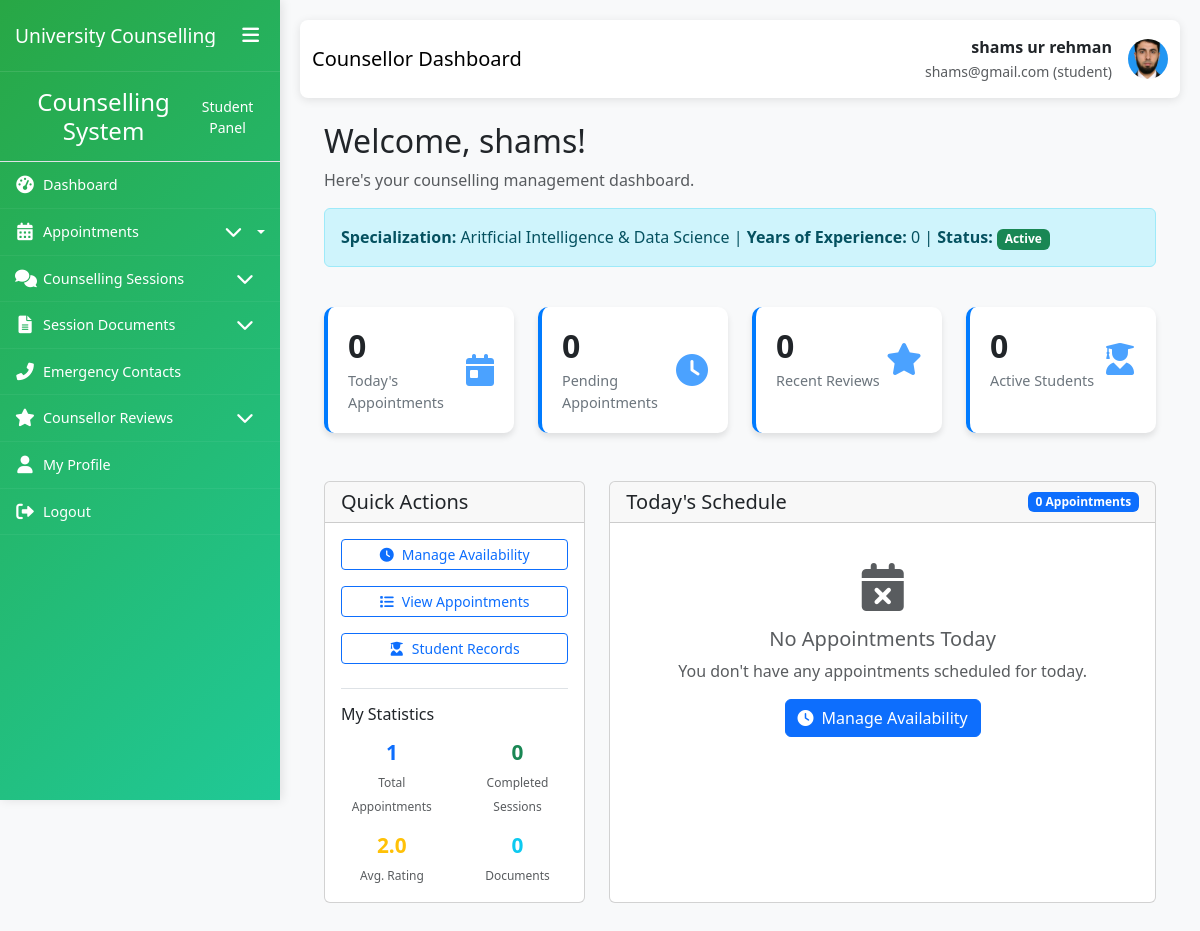
The page /counsellor/dashboard/ (signed in) on the database its author committed.
### My_App/models.py (models this page shows, shortened)
class CustomUser(AbstractUser):
    ROLE_CHOICES = (
        ('student', 'Student'),
        ('counsellor', 'Counsellor'),
        ('admin', 'Administrator'),
    )
    role = models.CharField(max_length=20, choices=ROLE_CHOICES, default='student')
    phone_number = models.CharField(max_length=15, blank=True, null=True)
    date_of_birth = models.DateField(blank=True, null=True)
    profile_picture = models.ImageField(upload_to='profile_pics/', blank=True, null=True)
    created_at = models.DateTimeField(auto_now_add=True)
    updated_at = models.DateTimeField(auto_now=True)
    class Meta:
        permissions = [
            ("can_access_admin_panel", "Can access admin panel"),
            ("can_manage_users", "Can manage users"),
            ("can_manage_appointments", "Can manage appointments"),
            ("can_view_reports", "Can view reports"),
            ("can_manage_counsellors", "Can manage counsellors"),
        ]
    def is_counsellor(self):
        return self.role == 'counsellor'

class Counsellor(models.Model):
    user = models.OneToOneField(CustomUser, on_delete=models.CASCADE, primary_key=True)
    specialization = models.CharField(max_length=100)
    license_number = models.CharField(max_length=50, unique=True)
    experience_years = models.IntegerField(default=0)
    qualifications = models.TextField()
    bio = models.TextField(blank=True, null=True)
    AREA_OF_EXPERTISE_CHOICES = (
        ('academic', 'Academic Counselling'),
        ('career', 'Career Counselling'),
        ('personal', 'Personal Counselling'),
        ('mental_health', 'Mental Health'),
        ('crisis', 'Crisis Intervention'),
    )
    area_of_expertise = models.CharField(max_length=50, choices=AREA_OF_EXPERTISE_CHOICES)
    is_available = models.BooleanField(default=True)
    max_students = models.IntegerField(default=20)
    class Meta:
        permissions = [
            ("can_view_student_records", "Can view student records"),
            ("can_manage_schedule", "Can manage schedule"),
            ("can_write_session_notes", "Can write session notes"),
            ("can_view_all_appointments", "Can view all appointments"),
            ("can_manage_own_availability", "Can manage own availability"),
        ]

### My_App/views.py (the view)
# urls.py: path('counsellor/dashboard/', views.counsellor_dashboard, name='counsellor_dashboard'),
@login_required
def counsellor_dashboard(request):
    if not hasattr(request.user, 'counsellor'):
        messages.error(request, 'Access denied. Counsellor account required.')
        return redirect('login')
    counsellor = request.user.counsellor
    today = timezone.now().date()
    today_appointments = Appointment.objects.filter(
        counsellor=counsellor,
        appointment_date__date=today
    ).count()
    pending_appointments = Appointment.objects.filter(
        counsellor=counsellor,
        status='pending'
    ).count()
    recent_reviews = CounsellorReview.objects.filter(
        counsellor=counsellor,
        created_at__gte=timezone.now() - timedelta(days=30)
    ).count()
    active_students = Student.objects.filter(
        appointment__counsellor=counsellor,
        appointment__appointment_date__gte=timezone.now() - timedelta(days=30)
    ).distinct().count()
    total_appointments = Appointment.objects.filter(counsellor=counsellor).count()
    completed_sessions = CounsellingSession.objects.filter(
        appointment__counsellor=counsellor,
        appointment__status='completed'
    ).count()
    reviews = CounsellorReview.objects.filter(counsellor=counsellor)
    average_rating = reviews.aggregate(Avg('rating'))['rating__avg'] or 0.0
    documents_count = SessionDocument.objects.filter(
        session__appointment__counsellor=counsellor
    ).count()
    today_appointments_list = Appointment.objects.filter(
        counsellor=counsellor,
        appointment_date__date=today
    ).select_related('student__user').order_by('appointment_date')[:5]
    context = {
        'counsellor': counsellor,
        'today_appointments': today_appointments,
        'pending_appointments': pending_appointments,
        'recent_reviews': recent_reviews,
        'active_students': active_students,
        'total_appointments': total_appointments,
        'completed_sessions': completed_sessions,
        'average_rating': round(average_rating, 1),
        'documents_count': documents_count,
        'today_appointments_list': today_appointments_list,
    }
    return render(request, 'My_Consuller/counsellor_dashboard.html', context)

### templates/My_Consuller/counsellor_dashboard.html (shortened to what this page needs)
{% extends 'My_Consuller/base1.html' %}
{% block page_title %}Counsellor Dashboard{% endblock %}
{% block content %}
<div class="container-fluid mt-4">
    <div class="row">
        <div class="col-12">
            <h2>Welcome, {{ user.first_name|default:user.username }}!</h2>
            <p class="text-muted">Here's your counselling management dashboard.</p>
            {% if counsellor %}
            <div class="alert alert-info">
                <strong>Specialization:</strong> {{ counsellor.specialization|default:"Not Set" }} |
                <strong>Years of Experience:</strong> {{ counsellor.years_of_experience|default:"0" }} |
                <strong>Status:</strong> <span class="badge bg-success">Active</span>
            </div>
            {% else %}
            <div class="alert alert-warning">
                <i class="fas fa-exclamation-triangle me-2"></i>
                Your counsellor profile is being set up. Some features may be limited.
            </div>
            {% endif %}
        </div>
    </div>
    <div class="row mt-4">
        <div class="col-xl-3 col-md-6 mb-4">
            <div class="stat-card h-100">
                <div class="d-flex justify-content-between align-items-center">
                    <div>
                        <h3>{{ today_appointments|default:0 }}</h3>
                        <p class="mb-0">Today's Appointments</p>
                    </div>
                    <i class="fas fa-calendar-day"></i>
                </div>
            </div>
        </div>
        <div class="col-xl-3 col-md-6 mb-4">
            <div class="stat-card h-100">
                <div class="d-flex justify-content-between align-items-center">
                    <div>
                        <h3>{{ pending_appointments|default:0 }}</h3>
                        <p class="mb-0">Pending Appointments</p>
                    </div>
                    <i class="fas fa-clock"></i>
                </div>
            </div>
        </div>
        <div class="col-xl-3 col-md-6 mb-4">
            <div class="stat-card h-100">
                <div class="d-flex justify-content-between align-items-center">
                    <div>
                        <h3>{{ recent_reviews|default:0 }}</h3>
                        <p class="mb-0">Recent Reviews</p>
                    </div>
                    <i class="fas fa-star"></i>
                </div>
            </div>
        </div>
        <div class="col-xl-3 col-md-6 mb-4">
            <div class="stat-card h-100">
                <div class="d-flex justify-content-between align-items-center">
                    <div>
                        <h3>{{ active_students|default:0 }}</h3>
                        <p class="mb-0">Active Students</p>
                    </div>
                    <i class="fas fa-user-graduate"></i>
                </div>
            </div>
        </div>
    </div>
    <div class="row mt-4">
        <div class="col-lg-4 mb-4">
            <div class="card h-100">
                <div class="card-header">
                    <h5 class="card-title mb-0">Quick Actions</h5>
                </div>
                <div class="card-body">
                    <div class="d-grid gap-2">
                        <a href="{% url 'manage_availability' %}" class="btn btn-outline-primary btn-sm mb-2">
                            <i class="fas fa-clock me-2"></i>Manage Availability
                        </a>
                        <a href="{% url 'view_availability' %}" class="btn btn-outline-primary btn-sm mb-2">
                            <i class="fas fa-list me-2"></i>View Appointments
                        </a>
                        <a href="{% url 'counseller_student_list' %}" class="btn btn-outline-primary btn-sm">
                            <i class="fas fa-user-graduate me-2"></i>Student Records
                        </a>
                    </div>
                    <div class="mt-4 pt-3 border-top">
                        <h6 class="mb-3">My Statistics</h6>
                        <div class="row text-center">
                            <div class="col-6 mb-3">
                                <div class="stat-mini">
                                    <h4 class="text-primary mb-1">{{ total_appointments|default:0 }}</h4>
                                    <small class="text-muted">Total Appointments</small>
                                </div>
                            </div>
                            <div class="col-6 mb-3">
                                <div class="stat-mini">
                                    <h4 class="text-success mb-1">{{ completed_sessions|default:0 }}</h4>
                                    <small class="text-muted">Completed Sessions</small>
                                </div>
                            </div>
                            <div class="col-6">
                                <div class="stat-mini">
                                    <h4 class="text-warning mb-1">{{ average_rating|default:"0.0" }}</h4>
                                    <small class="text-muted">Avg. Rating</small>
                                </div>
                            </div>
                            <div class="col-6">
                                <div class="stat-mini">
                                    <h4 class="text-info mb-1">{{ documents_count|default:0 }}</h4>
                                    <small class="text-muted">Documents</small>
                                </div>
                            </div>
                        </div>
                    </div>
                </div>
            </div>
        </div>
        <div class="col-lg-8 mb-4">
            <div class="card h-100">
                <div class="card-header d-flex justify-content-between align-items-center">
                    <h5 class="card-title mb-0">Today's Schedule</h5>
                    <span class="badge bg-primary">{{ today_appointments|default:0 }} Appointments</span>
                </div>
                <div class="card-body">
                    {% if today_appointments_list %}
                    <div class="table-responsive">
                        <table class="table table-hover">
                            <thead>
                                <tr>
                                    <th>Time</th>
                                    <th>Student</th>
                                    <th>Type</th>
                                    <th>Status</th>
                                    <th>Action</th>
                                </tr>
                            </thead>
                            <tbody>
                                {% for appointment in today_appointments_list %}
                                <tr>
                                    <td>{{ appointment.appointment_date|time:"H:i" }}</td>
                                    <td>
                                        {% if appointment.student.user.get_full_name %}
                                            {{ appointment.student.user.get_full_name }}
                                        {% else %}
                                            {{ appointment.student.user.username }}
                                        {% endif %}
                                    </td>
                                    <td>{{ appointment.get_session_type_display|default:"General" }}</td>
                                    <td>
                                        <span class="badge
                                            {% if appointment.status == 'confirmed' %}bg-success
                                            {% elif appointment.status == 'pending' %}bg-warning
                                            {% elif appointment.status == 'completed' %}bg-info
                                            {% else %}bg-secondary{% endif %}">
                                            {{ appointment.get_status_display|default:appointment.status }}
                                        </span>
                                    </td>
                                    <td>
                                        <a href="#" class="btn btn-sm btn-outline-primary">View</a>
                                    </td>
                                </tr>
                                {% endfor %}
                            </tbody>
                        </table>
                    </div>
                    {% else %}
                    <div class="text-center py-4">
                        <i class="fas fa-calendar-times fa-3x text-muted mb-3"></i>
                        <h5 class="text-muted">No Appointments Today</h5>
                        <p class="text-muted">You don't have any appointments scheduled for today.</p>
                        <a href="{% url 'manage_availability' %}" class="btn btn-primary">
                            <i class="fas fa-clock me-2"></i>Manage Availability
                        </a>
                    </div>
                    {% endif %}
                </div>
            </div>
        </div>
    </div>
</div>
{% endblock %}

### templates/My_Consuller/base1.html (shortened to what this page needs)
<!DOCTYPE html>
<html lang="en">
<head>
    <link href="https://cdn.jsdelivr.net/npm/bootstrap@5.3.0/dist/css/bootstrap.min.css" rel="stylesheet">
    <link href="https://cdnjs.cloudflare.com/ajax/libs/font-awesome/6.0.0/css/all.min.css" rel="stylesheet">
    <link href="https://cdn.jsdelivr.net/npm/sweetalert2@11/dist/sweetalert2.min.css" rel="stylesheet">
</head>
<body>
    <div class="container-fluid p-0">
        <div class="row g-0">
            <div class="sidebar {% if user.is_counsellor %}counsellor-sidebar{% endif %}" id="sidebar">
                <div class="sidebar-header">
                    <h3>University Counselling</h3>
                    <button class="sidebar-toggle d-none d-lg-block" id="sidebarToggle">
                        <i class="fas fa-bars"></i>
                    </button>
                </div>
                <div class="sidebar-content">
                    {% if user.is_counsellor %}
                        {% include 'My_Consuller/sidebar.html' %}
                    {% else %}
                        {% include 'My_Student/sidebar.html' %}
                    {% endif %}
                </div>
            </div>
            <div class="main-content" id="mainContent">
                <nav class="navbar navbar-expand-lg navbar-custom {% if user.is_counsellor %}counsellor-navbar{% endif %}">
                    <div class="container-fluid">
                        <span class="navbar-brand">{% block page_title %}Dashboard{% endblock %}</span>
                        <div class="d-flex align-items-center">
                            <div class="me-3 text-end d-none d-md-block">
                                <div class="fw-bold">{{ user.get_full_name|default:user.username }}</div>
                                <small class="text-muted">
                                    {{ user.email }}
                                    ({% if user.is_counsellor %}counsellor{% else %}student{% endif %})
                                </small>
                            </div>
                            {% if user.profile_picture %}
                            <img src="{{ user.profile_picture.url }}" alt="Profile" class="user-profile-img">
                            {% else %}
                            <div class="user-profile-img bg-secondary d-flex align-items-center justify-content-center text-white">
                                <i class="fas {% if user.is_counsellor %}fa-user-tie{% else %}fa-user{% endif %}"></i>
                            </div>
                            {% endif %}
                        </div>
                    </div>
                </nav>
                <div class="container-fluid">
                    {% block content %}{% endblock %}
                </div>
            </div>
        </div>
    </div>
</body>
</html>

### rows shown on the page
CustomUser: get_full_name "shams ur rehman", email "shams@gmail.com", profile_picture (picture), first_name "shams"
Counsellor: specialization "Aritficial Intelligence & Data Science"

### other values the page prints
{{ counsellor.years_of_experience|default:"0" }} "0"
{{ today_appointments|default:0 }} "0"
{{ pending_appointments|default:0 }} "0"
{{ recent_reviews|default:0 }} "0"
{{ active_students|default:0 }} "0"
{{ total_appointments|default:0 }} "1"
{{ completed_sessions|default:0 }} "0"
{{ average_rating|default:"0.0" }} "2.0"
{{ documents_count|default:0 }} "0"
